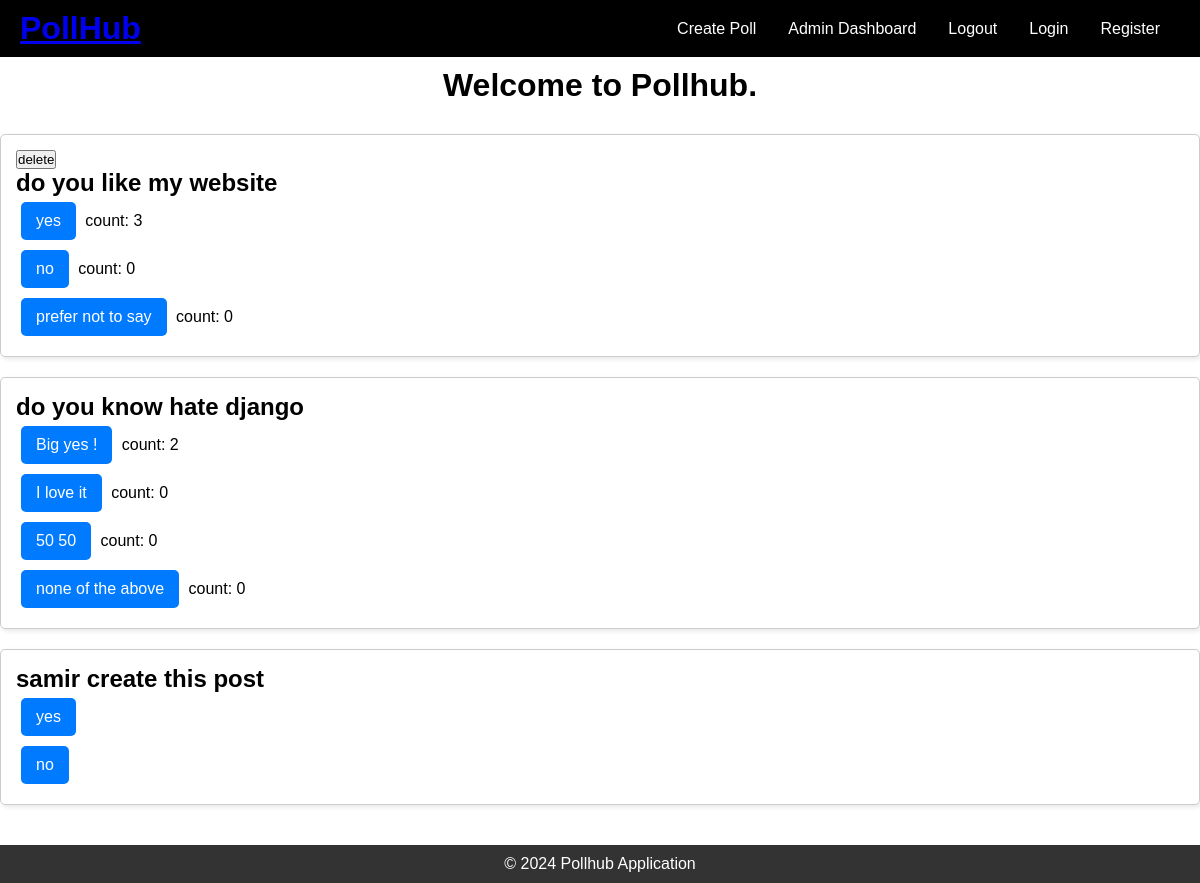
The app's page / (signed in) with its own data.
### poll/models.py (models this page shows, shortened)
class Poll(models.Model):
    creater = models.ForeignKey(User, on_delete=models.CASCADE)
    question = models.TextField(max_length=500)
    option_1 = models.CharField(max_length=100)
    option_2 = models.CharField(max_length=100)
    option_3 = models.CharField(max_length=100, null=True, blank=True)
    option_4 = models.CharField(max_length=100, null=True, blank=True)
    vote_count_opt1 = models.IntegerField(default=0)
    vote_count_opt2 = models.IntegerField(default=0)
    vote_count_opt3 = models.IntegerField(default=0)
    vote_count_opt4 = models.IntegerField(default=0)
    total_vote_count = models.IntegerField(default=0)
    created_at = models.DateField(auto_now_add=True)

class Vote(models.Model):
    user = models.ForeignKey(User, on_delete=models.CASCADE)
    poll = models.ForeignKey(Poll, on_delete=models.CASCADE)
    selected_option = models.IntegerField()

### poll/views.py (the view)
# urls.py: path('',views.index),
def index(request):
   polls=Poll.objects.all()
   context={"polls":polls}
   if request.user.is_authenticated:
      votes=Vote.objects.filter(user=request.user)
      context["user"]=request.user
      context["votes"]=votes
   return render(request,"index.html",context=context)

### poll/templates/index.html (shortened to what this page needs)
{% extends 'layout.html' %}
{% block content %}
<h1 class="center">Welcome to Pollhub.</h1>
<div class="polls">
  <div class="poll">
    {% for poll in polls %}
    <div class="poll-item">
  {% if user.id == poll.creater.id %}
    <form method="post" action="{% url 'delete_poll' poll.id %}">
    <button type="submit" >delete</button>
    </form>
    {% endif %}
      <h2>{{ poll.question }}</h2>
      <form method="POST" action="{% url 'vote' poll.id %}">
        <button type="submit" class="vote-button" name="option" value="1">
          {{ poll.option_1 }}
        </button>
        <span>
        {% for vote in votes %}
            {% if vote.poll.id == poll.id %}
            count: {{poll.vote_count_opt1}}
            {%endif%}
            {%endfor%}
        </span>
      </form>
      <form method="POST" action="{% url 'vote' poll.id %}">
        <button type="submit" class="vote-button" name="option" value="2">
          {{ poll.option_2 }}
        </button>
        <span>
        {% for vote in votes %}
            {% if vote.poll.id == poll.id %}
            count: {{poll.vote_count_opt2}}
            {%endif%}
            {%endfor%}
        </span>
      </form>
      {% if poll.option_3 %}
      <form method="POST" action="{% url 'vote' poll.id %}">
        <button type="submit" class="vote-button" name="option" value="3">
          {{ poll.option_3 }}
        </button>
        <span>
            {% for vote in votes %}
                {% if vote.poll.id == poll.id %}
                count: {{poll.vote_count_opt3}}
                {%endif%}
                {%endfor%}
            </span>
      </form>
      {% endif %}
      {% if poll.option_4 %}
      <form method="POST" action="{% url 'vote' poll.id %}">
        <button type="submit" class="vote-button" name="option" value="4">
          {{ poll.option_4 }}
        </button>
        <span>
            {% for vote in votes %}
                {% if vote.poll.id == poll.id %}
                count: {{poll.vote_count_opt3}}
                {%endif%}
                {%endfor%}
            </span>
      </form>
      {% endif %}
    </div>
    {% endfor %}
  </div>
</div>
{% endblock %}

### static/css/index.css (style rules this page uses)
* { margin: 0; padding: 0; box-sizing: border-box; }
body { font-family: Arial, sans-serif; margin: 0; display: flex; flex-direction: column; min-height: 100vh; padding: 0; }

### poll/templates/index.html (style rules this page uses)
.center { padding: 10px 8px; text-align: center; }
.poll-item { margin: 20px 0; border: 1px solid #ccc; border-radius: 5px; padding: 15px; box-shadow: 2px 2px 5px rgba(0, 0, 0, 0.1); transition: background-color 0.3s ease; }
.vote-button { margin: 5px; padding: 10px 15px; border: none; border-radius: 5px; background-color: #007bff; color: white; cursor: pointer; font-size: 16px; transition: background-color 0.3s ease; }

### records on screen
Poll: shows "delete", question "do you like my website", option_1 "yes", vote_count_opt1 "3", option_2 "no", vote_count_opt2 "0", option_3 "prefer not to say", vote_count_opt3 "0"
Poll: question "do you know hate django", option_1 "Big yes !", vote_count_opt1 "2", option_2 "I love it", vote_count_opt2 "0", option_3 "50 50", vote_count_opt3 "0", option_4 "none of the above"
Poll: question "samir create this post", option_1 "yes", option_2 "no"
